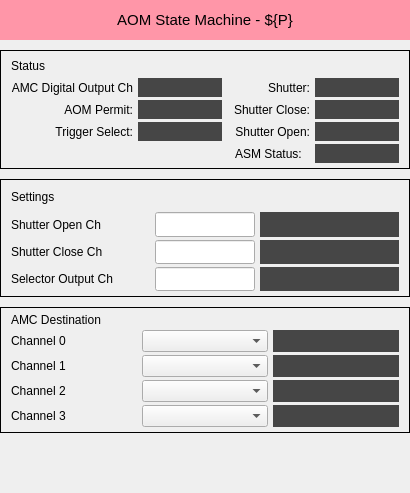
<?xml version="1.0" encoding="UTF-8"?>
<ui version="4.0">
 <class>Form</class>
 <widget class="QWidget" name="Form">
  <property name="geometry">
   <rect>
    <x>0</x>
    <y>0</y>
    <width>410</width>
    <height>493</height>
   </rect>
  </property>
  <property name="minimumSize">
   <size>
    <width>410</width>
    <height>493</height>
   </size>
  </property>
  <property name="windowTitle">
   <string>MPS AOM State Machine</string>
  </property>
  <layout class="QGridLayout" name="gridLayout">
   <property name="leftMargin">
    <number>0</number>
   </property>
   <property name="topMargin">
    <number>0</number>
   </property>
   <property name="rightMargin">
    <number>0</number>
   </property>
   <property name="bottomMargin">
    <number>0</number>
   </property>
   <property name="horizontalSpacing">
    <number>0</number>
   </property>
   <property name="verticalSpacing">
    <number>10</number>
   </property>
   <item row="1" column="0">
    <widget class="QFrame" name="frame_3">
     <property name="frameShape">
      <enum>QFrame::Box</enum>
     </property>
     <property name="frameShadow">
      <enum>QFrame::Plain</enum>
     </property>
     <layout class="QGridLayout" name="gridLayout_2">
      <property name="leftMargin">
       <number>10</number>
      </property>
      <property name="topMargin">
       <number>5</number>
      </property>
      <property name="rightMargin">
       <number>10</number>
      </property>
      <property name="bottomMargin">
       <number>5</number>
      </property>
      <property name="horizontalSpacing">
       <number>5</number>
      </property>
      <property name="verticalSpacing">
       <number>3</number>
      </property>
      <item row="2" column="1">
       <widget class="PyDMLabel" name="PyDMLabel_3">
        <property name="maximumSize">
         <size>
          <width>16777215</width>
          <height>25</height>
         </size>
        </property>
        <property name="toolTip">
         <string/>
        </property>
        <property name="styleSheet">
         <string notr="true">background-color: rgb(70, 70, 70);</string>
        </property>
        <property name="alignment">
         <set>Qt::AlignCenter</set>
        </property>
        <property name="alarmSensitiveContent" stdset="0">
         <bool>true</bool>
        </property>
        <property name="channel" stdset="0">
         <string>ca://${P}:ASM_AOM_PERMIT</string>
        </property>
       </widget>
      </item>
      <item row="4" column="3">
       <widget class="PyDMLabel" name="PyDMLabel_8">
        <property name="maximumSize">
         <size>
          <width>16777215</width>
          <height>25</height>
         </size>
        </property>
        <property name="toolTip">
         <string/>
        </property>
        <property name="styleSheet">
         <string notr="true">background-color: rgb(70, 70, 70);</string>
        </property>
        <property name="alignment">
         <set>Qt::AlignCenter</set>
        </property>
        <property name="alarmSensitiveContent" stdset="0">
         <bool>true</bool>
        </property>
        <property name="channel" stdset="0">
         <string>ca://${P}:ASM_STATE_SM</string>
        </property>
       </widget>
      </item>
      <item row="2" column="0">
       <widget class="QLabel" name="label_4">
        <property name="text">
         <string>AOM Permit:</string>
        </property>
        <property name="alignment">
         <set>Qt::AlignRight|Qt::AlignTrailing|Qt::AlignVCenter</set>
        </property>
       </widget>
      </item>
      <item row="3" column="2">
       <widget class="QLabel" name="label_7">
        <property name="text">
         <string>Shutter Open:</string>
        </property>
        <property name="alignment">
         <set>Qt::AlignRight|Qt::AlignTrailing|Qt::AlignVCenter</set>
        </property>
       </widget>
      </item>
      <item row="1" column="1">
       <widget class="PyDMLabel" name="PyDMLabel_2">
        <property name="maximumSize">
         <size>
          <width>16777215</width>
          <height>25</height>
         </size>
        </property>
        <property name="toolTip">
         <string/>
        </property>
        <property name="styleSheet">
         <string notr="true">background-color: rgb(70, 70, 70);</string>
        </property>
        <property name="alignment">
         <set>Qt::AlignCenter</set>
        </property>
        <property name="alarmSensitiveContent" stdset="0">
         <bool>true</bool>
        </property>
        <property name="channel" stdset="0">
         <string>ca://${P}:ASM_MPS_AMC_DOUT</string>
        </property>
       </widget>
      </item>
      <item row="2" column="2">
       <widget class="QLabel" name="label_6">
        <property name="text">
         <string>Shutter Close:</string>
        </property>
        <property name="alignment">
         <set>Qt::AlignRight|Qt::AlignTrailing|Qt::AlignVCenter</set>
        </property>
       </widget>
      </item>
      <item row="3" column="1">
       <widget class="PyDMLabel" name="PyDMLabel_4">
        <property name="maximumSize">
         <size>
          <width>16777215</width>
          <height>25</height>
         </size>
        </property>
        <property name="toolTip">
         <string/>
        </property>
        <property name="styleSheet">
         <string notr="true">background-color: rgb(70, 70, 70);</string>
        </property>
        <property name="alignment">
         <set>Qt::AlignCenter</set>
        </property>
        <property name="alarmSensitiveContent" stdset="0">
         <bool>true</bool>
        </property>
        <property name="channel" stdset="0">
         <string>ca://${P}:ASM_TRG_SELECT</string>
        </property>
       </widget>
      </item>
      <item row="1" column="0">
       <widget class="QLabel" name="label_2">
        <property name="text">
         <string>AMC Digital Output Ch</string>
        </property>
        <property name="alignment">
         <set>Qt::AlignRight|Qt::AlignTrailing|Qt::AlignVCenter</set>
        </property>
       </widget>
      </item>
      <item row="3" column="0">
       <widget class="QLabel" name="label_5">
        <property name="text">
         <string>Trigger Select:</string>
        </property>
        <property name="alignment">
         <set>Qt::AlignRight|Qt::AlignTrailing|Qt::AlignVCenter</set>
        </property>
       </widget>
      </item>
      <item row="2" column="3">
       <widget class="PyDMLabel" name="PyDMLabel_7">
        <property name="maximumSize">
         <size>
          <width>16777215</width>
          <height>25</height>
         </size>
        </property>
        <property name="toolTip">
         <string/>
        </property>
        <property name="styleSheet">
         <string notr="true">background-color: rgb(70, 70, 70);</string>
        </property>
        <property name="alignment">
         <set>Qt::AlignCenter</set>
        </property>
        <property name="alarmSensitiveContent" stdset="0">
         <bool>true</bool>
        </property>
        <property name="channel" stdset="0">
         <string>ca://${P}:ASM_SHUTTER_CLOSE</string>
        </property>
       </widget>
      </item>
      <item row="1" column="2">
       <widget class="QLabel" name="label_3">
        <property name="text">
         <string>Shutter:</string>
        </property>
        <property name="alignment">
         <set>Qt::AlignRight|Qt::AlignTrailing|Qt::AlignVCenter</set>
        </property>
       </widget>
      </item>
      <item row="4" column="2">
       <widget class="QLabel" name="label_8">
        <property name="text">
         <string>ASM Status:</string>
        </property>
        <property name="alignment">
         <set>Qt::AlignCenter</set>
        </property>
       </widget>
      </item>
      <item row="1" column="3">
       <widget class="PyDMLabel" name="PyDMLabel_5">
        <property name="maximumSize">
         <size>
          <width>16777215</width>
          <height>25</height>
         </size>
        </property>
        <property name="toolTip">
         <string/>
        </property>
        <property name="styleSheet">
         <string notr="true">background-color: rgb(70, 70, 70);</string>
        </property>
        <property name="alignment">
         <set>Qt::AlignCenter</set>
        </property>
        <property name="alarmSensitiveContent" stdset="0">
         <bool>true</bool>
        </property>
        <property name="channel" stdset="0">
         <string>ca://${P}:ASM_SHUTTER</string>
        </property>
       </widget>
      </item>
      <item row="3" column="3">
       <widget class="PyDMLabel" name="PyDMLabel_6">
        <property name="maximumSize">
         <size>
          <width>16777215</width>
          <height>25</height>
         </size>
        </property>
        <property name="toolTip">
         <string/>
        </property>
        <property name="styleSheet">
         <string notr="true">background-color: rgb(70, 70, 70);</string>
        </property>
        <property name="alignment">
         <set>Qt::AlignCenter</set>
        </property>
        <property name="alarmSensitiveContent" stdset="0">
         <bool>true</bool>
        </property>
        <property name="channel" stdset="0">
         <string>ca://${P}:ASM_SHUTTER_OPEN</string>
        </property>
       </widget>
      </item>
      <item row="0" column="0">
       <widget class="QLabel" name="label_18">
        <property name="text">
         <string>Status</string>
        </property>
       </widget>
      </item>
     </layout>
    </widget>
   </item>
   <item row="0" column="0">
    <widget class="QLabel" name="label">
     <property name="minimumSize">
      <size>
       <width>0</width>
       <height>40</height>
      </size>
     </property>
     <property name="maximumSize">
      <size>
       <width>16777215</width>
       <height>40</height>
      </size>
     </property>
     <property name="font">
      <font>
       <pointsize>11</pointsize>
      </font>
     </property>
     <property name="styleSheet">
      <string notr="true">background-color: rgb(255, 150, 168);</string>
     </property>
     <property name="text">
      <string>AOM State Machine - ${P}</string>
     </property>
     <property name="alignment">
      <set>Qt::AlignCenter</set>
     </property>
    </widget>
   </item>
   <item row="2" column="0">
    <widget class="QFrame" name="frame_2">
     <property name="frameShape">
      <enum>QFrame::Box</enum>
     </property>
     <property name="frameShadow">
      <enum>QFrame::Plain</enum>
     </property>
     <layout class="QGridLayout" name="gridLayout_3">
      <property name="leftMargin">
       <number>10</number>
      </property>
      <property name="topMargin">
       <number>5</number>
      </property>
      <property name="rightMargin">
       <number>10</number>
      </property>
      <property name="bottomMargin">
       <number>5</number>
      </property>
      <property name="horizontalSpacing">
       <number>5</number>
      </property>
      <property name="verticalSpacing">
       <number>3</number>
      </property>
      <item row="3" column="2">
       <widget class="PyDMLabel" name="PyDMLabel_10">
        <property name="maximumSize">
         <size>
          <width>16777215</width>
          <height>25</height>
         </size>
        </property>
        <property name="toolTip">
         <string/>
        </property>
        <property name="styleSheet">
         <string notr="true">background-color: rgb(70, 70, 70);</string>
        </property>
        <property name="alignment">
         <set>Qt::AlignCenter</set>
        </property>
        <property name="alarmSensitiveContent" stdset="0">
         <bool>true</bool>
        </property>
        <property name="channel" stdset="0">
         <string>ca://${P}:ASM_SHTR_SRS_RBV</string>
        </property>
       </widget>
      </item>
      <item row="3" column="0">
       <widget class="QLabel" name="label_11">
        <property name="text">
         <string>Selector Output Ch</string>
        </property>
       </widget>
      </item>
      <item row="2" column="1">
       <widget class="PyDMLineEdit" name="PyDMLineEdit_2">
        <property name="maximumSize">
         <size>
          <width>100</width>
          <height>25</height>
         </size>
        </property>
        <property name="toolTip">
         <string/>
        </property>
        <property name="alignment">
         <set>Qt::AlignCenter</set>
        </property>
        <property name="channel" stdset="0">
         <string>ca://${P}:ASM_MPS_CLOSE_SRS</string>
        </property>
       </widget>
      </item>
      <item row="3" column="1">
       <widget class="PyDMLineEdit" name="PyDMLineEdit_3">
        <property name="maximumSize">
         <size>
          <width>100</width>
          <height>25</height>
         </size>
        </property>
        <property name="toolTip">
         <string/>
        </property>
        <property name="alignment">
         <set>Qt::AlignCenter</set>
        </property>
        <property name="channel" stdset="0">
         <string>ca://${P}:ASM_SHTR_SRS</string>
        </property>
       </widget>
      </item>
      <item row="2" column="0">
       <widget class="QLabel" name="label_10">
        <property name="text">
         <string>Shutter Close Ch</string>
        </property>
       </widget>
      </item>
      <item row="1" column="1">
       <widget class="PyDMLineEdit" name="PyDMLineEdit">
        <property name="maximumSize">
         <size>
          <width>100</width>
          <height>25</height>
         </size>
        </property>
        <property name="toolTip">
         <string/>
        </property>
        <property name="alignment">
         <set>Qt::AlignCenter</set>
        </property>
        <property name="channel" stdset="0">
         <string>ca://${P}:ASM_MPS_OPEN_SRS</string>
        </property>
       </widget>
      </item>
      <item row="1" column="2">
       <widget class="PyDMLabel" name="PyDMLabel">
        <property name="maximumSize">
         <size>
          <width>16777215</width>
          <height>25</height>
         </size>
        </property>
        <property name="toolTip">
         <string/>
        </property>
        <property name="styleSheet">
         <string notr="true">background-color: rgb(70, 70, 70);</string>
        </property>
        <property name="alignment">
         <set>Qt::AlignCenter</set>
        </property>
        <property name="alarmSensitiveContent" stdset="0">
         <bool>true</bool>
        </property>
        <property name="channel" stdset="0">
         <string>ca://${P}:ASM_MPS_OPEN_SRS_RBV</string>
        </property>
       </widget>
      </item>
      <item row="2" column="2">
       <widget class="PyDMLabel" name="PyDMLabel_9">
        <property name="maximumSize">
         <size>
          <width>16777215</width>
          <height>25</height>
         </size>
        </property>
        <property name="toolTip">
         <string/>
        </property>
        <property name="styleSheet">
         <string notr="true">background-color: rgb(70, 70, 70);</string>
        </property>
        <property name="alignment">
         <set>Qt::AlignCenter</set>
        </property>
        <property name="alarmSensitiveContent" stdset="0">
         <bool>true</bool>
        </property>
        <property name="channel" stdset="0">
         <string>ca://${P}:ASM_MPS_CLOSE_SRS_RBV</string>
        </property>
       </widget>
      </item>
      <item row="1" column="0">
       <widget class="QLabel" name="label_9">
        <property name="text">
         <string>Shutter Open Ch</string>
        </property>
       </widget>
      </item>
      <item row="0" column="0">
       <widget class="QLabel" name="label_17">
        <property name="text">
         <string>Settings</string>
        </property>
       </widget>
      </item>
     </layout>
    </widget>
   </item>
   <item row="4" column="0">
    <widget class="QFrame" name="frame">
     <property name="minimumSize">
      <size>
       <width>0</width>
       <height>50</height>
      </size>
     </property>
     <property name="maximumSize">
      <size>
       <width>16777215</width>
       <height>50</height>
      </size>
     </property>
     <property name="frameShape">
      <enum>QFrame::NoFrame</enum>
     </property>
     <property name="frameShadow">
      <enum>QFrame::Plain</enum>
     </property>
     <widget class="PyDMDrawingImage" name="PyDMDrawingImage">
      <property name="geometry">
       <rect>
        <x>10</x>
        <y>0</y>
        <width>250</width>
        <height>50</height>
       </rect>
      </property>
      <property name="toolTip">
       <string/>
      </property>
      <property name="styleSheet">
       <string notr="true"/>
      </property>
      <property name="filename" stdset="0">
       <string>lcls_mps_lockup_sidebyside_digital.png</string>
      </property>
     </widget>
    </widget>
   </item>
   <item row="3" column="0">
    <widget class="QFrame" name="frame_4">
     <property name="frameShape">
      <enum>QFrame::Box</enum>
     </property>
     <property name="frameShadow">
      <enum>QFrame::Plain</enum>
     </property>
     <layout class="QGridLayout" name="gridLayout_4">
      <property name="leftMargin">
       <number>10</number>
      </property>
      <property name="topMargin">
       <number>5</number>
      </property>
      <property name="rightMargin">
       <number>10</number>
      </property>
      <property name="bottomMargin">
       <number>5</number>
      </property>
      <property name="horizontalSpacing">
       <number>5</number>
      </property>
      <property name="verticalSpacing">
       <number>3</number>
      </property>
      <item row="0" column="0">
       <widget class="QLabel" name="label_12">
        <property name="text">
         <string>AMC Destination</string>
        </property>
       </widget>
      </item>
      <item row="4" column="1">
       <widget class="PyDMEnumComboBox" name="PyDMEnumComboBox_4">
        <property name="maximumSize">
         <size>
          <width>16777215</width>
          <height>25</height>
         </size>
        </property>
        <property name="toolTip">
         <string/>
        </property>
        <property name="channel" stdset="0">
         <string>ca://${P}:ASM_AMC_DEST_3</string>
        </property>
       </widget>
      </item>
      <item row="2" column="1">
       <widget class="PyDMEnumComboBox" name="PyDMEnumComboBox_2">
        <property name="maximumSize">
         <size>
          <width>16777215</width>
          <height>25</height>
         </size>
        </property>
        <property name="toolTip">
         <string/>
        </property>
        <property name="channel" stdset="0">
         <string>ca://${P}:ASM_AMC_DEST_1</string>
        </property>
       </widget>
      </item>
      <item row="3" column="0">
       <widget class="QLabel" name="label_15">
        <property name="text">
         <string>Channel 2</string>
        </property>
       </widget>
      </item>
      <item row="3" column="1">
       <widget class="PyDMEnumComboBox" name="PyDMEnumComboBox_3">
        <property name="maximumSize">
         <size>
          <width>16777215</width>
          <height>25</height>
         </size>
        </property>
        <property name="toolTip">
         <string/>
        </property>
        <property name="channel" stdset="0">
         <string>ca://${P}:ASM_AMC_DEST_2</string>
        </property>
       </widget>
      </item>
      <item row="2" column="0">
       <widget class="QLabel" name="label_14">
        <property name="text">
         <string>Channel 1</string>
        </property>
       </widget>
      </item>
      <item row="1" column="0">
       <widget class="QLabel" name="label_13">
        <property name="text">
         <string>Channel 0</string>
        </property>
       </widget>
      </item>
      <item row="4" column="0">
       <widget class="QLabel" name="label_16">
        <property name="text">
         <string>Channel 3</string>
        </property>
       </widget>
      </item>
      <item row="1" column="1">
       <widget class="PyDMEnumComboBox" name="PyDMEnumComboBox">
        <property name="maximumSize">
         <size>
          <width>16777215</width>
          <height>25</height>
         </size>
        </property>
        <property name="toolTip">
         <string/>
        </property>
        <property name="channel" stdset="0">
         <string>ca://${P}:ASM_AMC_DEST_0</string>
        </property>
       </widget>
      </item>
      <item row="1" column="2">
       <widget class="PyDMLabel" name="PyDMLabel_11">
        <property name="maximumSize">
         <size>
          <width>16777215</width>
          <height>25</height>
         </size>
        </property>
        <property name="toolTip">
         <string/>
        </property>
        <property name="styleSheet">
         <string notr="true">background-color: rgb(70, 70, 70);</string>
        </property>
        <property name="alignment">
         <set>Qt::AlignCenter</set>
        </property>
        <property name="alarmSensitiveContent" stdset="0">
         <bool>true</bool>
        </property>
        <property name="channel" stdset="0">
         <string>ca://${P}:ASM_AMC_DEST_0_RBV</string>
        </property>
       </widget>
      </item>
      <item row="2" column="2">
       <widget class="PyDMLabel" name="PyDMLabel_12">
        <property name="maximumSize">
         <size>
          <width>16777215</width>
          <height>25</height>
         </size>
        </property>
        <property name="toolTip">
         <string/>
        </property>
        <property name="styleSheet">
         <string notr="true">background-color: rgb(70, 70, 70);</string>
        </property>
        <property name="alignment">
         <set>Qt::AlignCenter</set>
        </property>
        <property name="alarmSensitiveContent" stdset="0">
         <bool>true</bool>
        </property>
        <property name="channel" stdset="0">
         <string>ca://${P}:ASM_AMC_DEST_1_RBV</string>
        </property>
       </widget>
      </item>
      <item row="3" column="2">
       <widget class="PyDMLabel" name="PyDMLabel_13">
        <property name="maximumSize">
         <size>
          <width>16777215</width>
          <height>25</height>
         </size>
        </property>
        <property name="toolTip">
         <string/>
        </property>
        <property name="styleSheet">
         <string notr="true">background-color: rgb(70, 70, 70);</string>
        </property>
        <property name="alignment">
         <set>Qt::AlignCenter</set>
        </property>
        <property name="alarmSensitiveContent" stdset="0">
         <bool>true</bool>
        </property>
        <property name="channel" stdset="0">
         <string>ca://${P}:ASM_AMC_DEST_2_RBV</string>
        </property>
       </widget>
      </item>
      <item row="4" column="2">
       <widget class="PyDMLabel" name="PyDMLabel_14">
        <property name="maximumSize">
         <size>
          <width>16777215</width>
          <height>25</height>
         </size>
        </property>
        <property name="toolTip">
         <string/>
        </property>
        <property name="styleSheet">
         <string notr="true">background-color: rgb(70, 70, 70);</string>
        </property>
        <property name="alignment">
         <set>Qt::AlignCenter</set>
        </property>
        <property name="alarmSensitiveContent" stdset="0">
         <bool>true</bool>
        </property>
        <property name="channel" stdset="0">
         <string>ca://${P}:ASM_AMC_DEST_3_RBV</string>
        </property>
       </widget>
      </item>
     </layout>
    </widget>
   </item>
  </layout>
 </widget>
 <customwidgets>
  <customwidget>
   <class>PyDMLabel</class>
   <extends>QLabel</extends>
   <header>pydm.widgets.label</header>
  </customwidget>
  <customwidget>
   <class>PyDMLineEdit</class>
   <extends>QLineEdit</extends>
   <header>pydm.widgets.line_edit</header>
  </customwidget>
  <customwidget>
   <class>PyDMEnumComboBox</class>
   <extends>QComboBox</extends>
   <header>pydm.widgets.enum_combo_box</header>
  </customwidget>
  <customwidget>
   <class>PyDMDrawingImage</class>
   <extends>QWidget</extends>
   <header>pydm.widgets.drawing</header>
  </customwidget>
 </customwidgets>
 <resources/>
 <connections/>
</ui>
